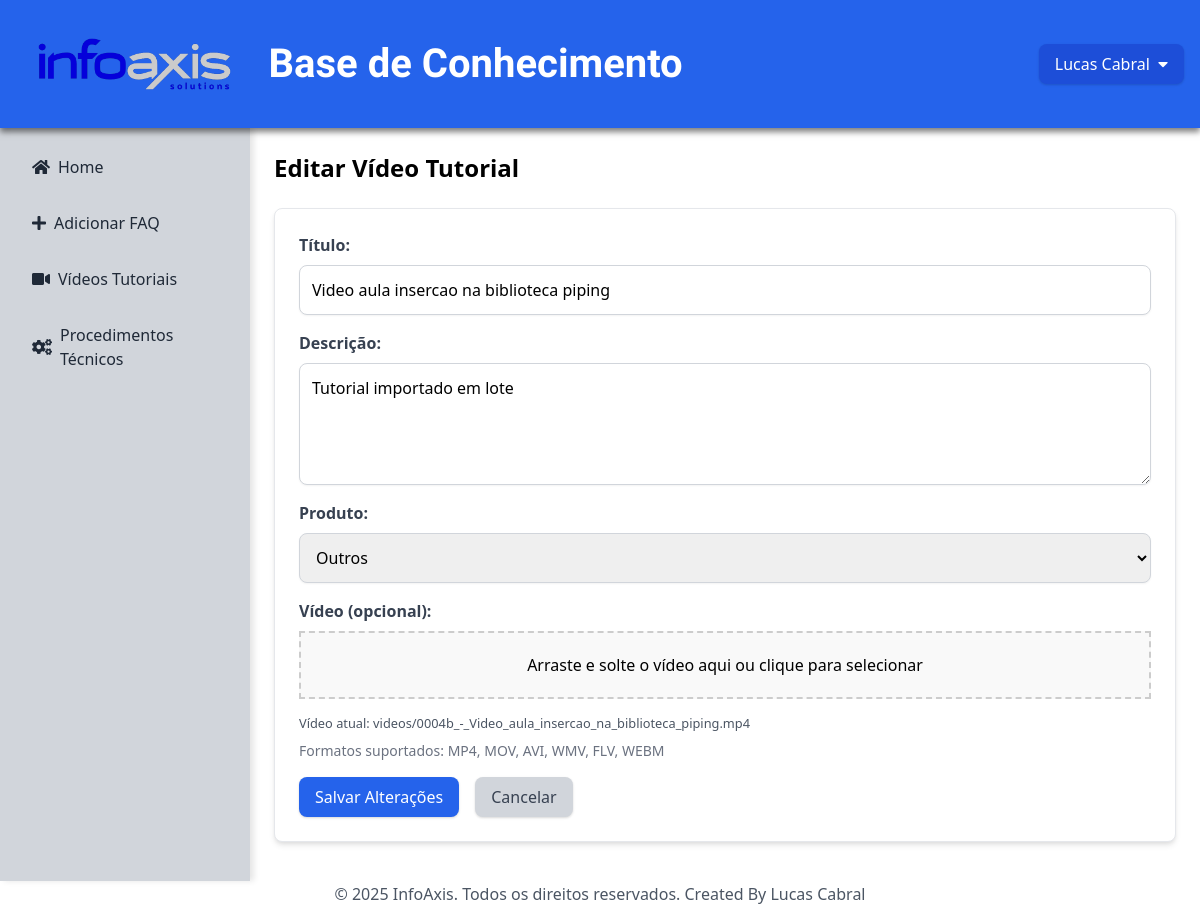
/edit_tutorial/34 (signed in), run on the app's committed database.
### tables this page shows
CREATE TABLE settings (
            id INTEGER PRIMARY KEY,
            logo_path TEXT
        );

CREATE TABLE users (
            id INTEGER PRIMARY KEY AUTOINCREMENT,
            username TEXT NOT NULL UNIQUE,
            email TEXT NOT NULL UNIQUE,
            password_hash TEXT NOT NULL,
            role TEXT NOT NULL DEFAULT 'user'
        , otp_secret TEXT);

CREATE TABLE tutorials (
            id INTEGER PRIMARY KEY AUTOINCREMENT,
            title TEXT NOT NULL,
            description TEXT NOT NULL,
            product TEXT NOT NULL,
            subproduct TEXT,
            video_path TEXT,
            thumbnail_path TEXT,
            created_at TEXT,
            created_by INTEGER, modified_by_username TEXT, modified_at TEXT, duration INTEGER,
            FOREIGN KEY (created_by) REFERENCES users (id)
        );

### app.py (the view, shortened to what this page needs)
@app.route('/edit_tutorial/<int:id>', methods=['GET', 'POST'])
@login_required
def edit_tutorial(id):
    conn = get_db_connection()
    tutorial = conn.execute('SELECT * FROM tutorials WHERE id = ?', (id,)).fetchone()
    if tutorial is None:
        conn.close()
        flash('Tutorial não encontrado.', 'error')
        return redirect(url_for('tutorials'))
    settings = conn.execute('SELECT * FROM settings WHERE id = 1').fetchone()
    if settings is None:
        settings = {'logo_path': 'images/default-logo.png'}
    conn.close()
    return render_template('edit_tutorial.html', tutorial=tutorial, settings=settings)

### app.py (called while the page is built)
@login_manager.user_loader
def load_user(user_id):
    conn = get_db_connection()
    user = conn.execute('SELECT * FROM users WHERE id = ?', (user_id,)).fetchone()
    conn.close()
    if user is None:
        return None
    otp_secret = user['otp_secret'] if 'otp_secret' in user else None  # Lidar com ausência de otp_secret
    return User(user[0], user[1], user[2], user[4], otp_secret) if not hasattr(user, 'keys') else User(user['id'], user['username'], user['email'], user['role'], otp_secret)

def get_db_connection():
    conn = sqlite3.connect('database.db', timeout=10)  # Adiciona timeout para evitar bloqueios
    conn.row_factory = sqlite3.Row
    return conn

    @property
    def is_admin(self):
        return self.role == 'admin'

### templates/edit_tutorial.html (shortened to what this page needs)
        {% extends "base.html" %}
{% block content %}
<div class="max-w-8xl mx-auto">
    <h2 class="text-2xl font-bold mb-6">Editar Vídeo Tutorial</h2>
    <form method="POST" enctype="multipart/form-data" class="bg-white p-6 rounded-lg shadow-md border border-gray-200">
        <div class="mb-4">
            <label for="title" class="block text-gray-700 font-semibold mb-2">Título:</label>
            <input type="text" name="title" id="title" value="{{ tutorial.title }}" class="w-full p-3 border border-gray-300 rounded-lg shadow-sm focus:outline-none focus:ring-2 focus:ring-blue-500" required>
        </div>
        <div class="mb-4">
            <label for="description" class="block text-gray-700 font-semibold mb-2">Descrição:</label>
            <textarea name="description" id="description" rows="4" class="w-full p-3 border border-gray-300 rounded-lg shadow-sm focus:outline-none focus:ring-2 focus:ring-blue-500" required>{{ tutorial.description }}</textarea>
        </div>
        <div class="mb-4">
            <label for="product" class="block text-gray-700 font-semibold mb-2">Produto:</label>
            <select name="product" id="product" class="w-full p-3 border border-gray-300 rounded-lg shadow-sm focus:outline-none focus:ring-2 focus:ring-blue-500" required>
                <option value="Outros" {% if tutorial.product == 'Outros' %}selected{% endif %}>Outros</option>
            </select>
        </div>
        <div class="mb-4">
            <label for="video" class="block text-gray-700 font-semibold mb-2">Vídeo (opcional):</label>
            <div class="dropzone" ondragover="dragOverHandler(event)" ondragleave="dragLeaveHandler(event)" ondrop="dropHandler(event)" onclick="triggerFileInput()">
                <p>Arraste e solte o vídeo aqui ou clique para selecionar</p>
            </div>
            <small id="fileNameDisplay" class="block mt-2 text-gray-600">Vídeo atual: {{ tutorial.video_path if tutorial.video_path else 'Nenhum vídeo' }}</small>
            <p class="text-gray-500 text-sm mt-1">Formatos suportados: MP4, MOV, AVI, WMV, FLV, WEBM</p>
        </div>
        <div class="flex space-x-4">
            <button type="submit" class="bg-blue-600 text-white px-4 py-2 rounded-lg shadow hover:bg-blue-700 transition-colors">Salvar Alterações</button>
            <a href="{{ url_for('tutorials') }}" class="bg-gray-300 text-gray-700 px-4 py-2 rounded-lg shadow hover:bg-gray-400 transition-colors">Cancelar</a>
        </div>
    </form>
</div>
{% endblock %}

### templates/base.html (shortened to what this page needs)
        <!DOCTYPE html>
<html lang="pt-BR">
<head>
    <link href="https://cdn.jsdelivr.net/npm/tailwindcss@2.2.19/dist/tailwind.min.css" rel="stylesheet">
    <link rel="stylesheet" href="https://cdnjs.cloudflare.com/ajax/libs/font-awesome/5.15.4/css/all.min.css" />
</head>
<body>
    <header class="bg-blue-600 text-white p-4 flex items-center justify-between">
        <div class="flex items-center">
		<a href="{{ url_for('index') }}">
            <img src="{{ url_for('static', filename=settings.logo_path) }}" alt="Logo" class="h-24">
			</a>
            <h1 class="header-title">Base de Conhecimento</h1>
			</div>
            {% if current_user.is_authenticated %}
                <div class="flex items-center space-x-4">
                    <div class="relative" id="user-dropdown"><button onclick="toggleDropdown()" class="text-white-700 font-semibold focus:outline-none flex items-center">
      <button onclick="toggleDropdown()" class="bg-blue-700 text-white px-4 py-2 rounded-lg shadow hover:bg-blue-700 transition-colors flex-1">{{ current_user.username }} <i class="fas fa-caret-down ml-1"></i>
	  </button>
</div>
                    </div>
            {% endif %}
    </header>
    <div class="main-container">
        {% if current_user.is_authenticated %}
            <nav class="sidebar">
                <a href="{{ url_for('index') }}"><i class="fas fa-home"></i> Home</a>
                <a href="{{ url_for('add_article') }}"><i class="fas fa-plus"></i> Adicionar FAQ</a>
                    <a href="{{ url_for('tutorials') }}" class="block py-2 px-4 text-gray-700 hover:bg-gray-200"><i class="fas fa-video mr-2"></i>Vídeos Tutoriais</a>
                    <a href="{{ url_for('procedures') }}" class="block py-2 px-4 text-gray-700 hover:bg-gray-200"><i class="fas fa-cogs mr-2"></i>Procedimentos Técnicos</a>
                </nav>
        {% endif %}
        <main class="flex-1 p-6">
            {% block content %}{% endblock %}
        </main>
    </div>
    <footer class="bg-white">
        <div class="max-w-8xl mx-auto text-center text-gray-600">
            <p>© 2025 InfoAxis. Todos os direitos reservados. Created By Lucas Cabral</p>
        </div>
</body>
</html>

### templates/base.html (style rules this page uses)
body, html { height: 100%; margin: 0; padding: 0; transition: all 0.3s ease; }
header { box-shadow: 0 4px 6px rgba(0, 0, 0, 0.5); position: relative; z-index: 10; }
.main-container { display: flex; min-height: 80vh; animation: fadeIn 0.5s ease-in-out; }
.sidebar { width: 250px; background-color: #d1d5db; padding: 1rem; color: #1f2937; transition: transform 0.3s ease; box-shadow: 4px 0 6px rgba(0, 0, 0, 0.1); position: relative; top: -1px; }
.sidebar::before { content: ''; position: absolute; top: -10px; left: 0; width: 100%; height: 10px; background: linear-gradient(to bottom, rgba(209, 213, 219, 0.8), #d1d5db); z-index: -1; }
.sidebar a { display: flex; align-items: center; padding: 0.75rem 1rem; color: #1f2937; text-decoration: none; border-radius: 0.375rem; margin-bottom: 0.5rem; transition: background-color 0.3s ease, transform 0.2s ease; }
.sidebar a i { margin-right: 0.5rem; }
.header-title { font-family: 'Zen Dots', cursive; font-size: 2.5rem; font-weight: 700; margin-left: 1rem; color: white; }

### templates/edit_tutorial.html (style rules this page uses)
.dropzone { border: 2px dashed #ccc; padding: 20px; text-align: center; margin-bottom: 15px; background-color: #f9f9f9; transition: all 0.4s ease-in-out; }

### data on the page
settings: logo_path (placeholder picture)
users: username "Lucas Cabral"
tutorials: title "Video aula insercao na biblioteca piping", description "Tutorial importado em lote", product "Outros", video_path "videos/0004b_-_Video_aula_insercao_na_biblioteca_piping.mp4"
